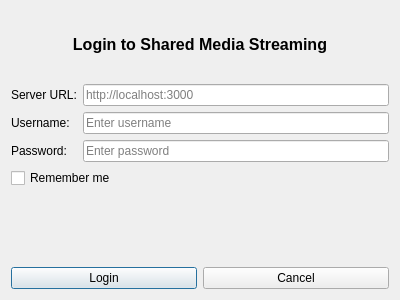
<?xml version="1.0" encoding="UTF-8"?>
<ui version="4.0">
 <class>AuthDialog</class>
 <widget class="QDialog" name="AuthDialog">
  <property name="geometry">
   <rect>
    <x>0</x>
    <y>0</y>
    <width>400</width>
    <height>300</height>
   </rect>
  </property>
  <property name="windowTitle">
   <string>Login - Upload Client</string>
  </property>
  <property name="modal">
   <bool>true</bool>
  </property>
  <layout class="QVBoxLayout" name="verticalLayout">
   <item>
    <widget class="QLabel" name="titleLabel">
     <property name="text">
      <string>Login to Shared Media Streaming</string>
     </property>
     <property name="styleSheet">
      <string>font-size: 16px; font-weight: bold; margin: 10px;</string>
     </property>
     <property name="alignment">
      <set>Qt::AlignCenter</set>
     </property>
    </widget>
   </item>
   <item>
    <layout class="QFormLayout" name="formLayout">
     <item row="0" column="0">
      <widget class="QLabel" name="serverUrlLabel">
       <property name="text">
        <string>Server URL:</string>
       </property>
      </widget>
     </item>
     <item row="0" column="1">
      <widget class="QLineEdit" name="serverUrlEdit">
       <property name="placeholderText">
        <string>http://localhost:3000</string>
       </property>
      </widget>
     </item>
     <item row="1" column="0">
      <widget class="QLabel" name="usernameLabel">
       <property name="text">
        <string>Username:</string>
       </property>
      </widget>
     </item>
     <item row="1" column="1">
      <widget class="QLineEdit" name="usernameEdit">
       <property name="placeholderText">
        <string>Enter username</string>
       </property>
      </widget>
     </item>
     <item row="2" column="0">
      <widget class="QLabel" name="passwordLabel">
       <property name="text">
        <string>Password:</string>
       </property>
      </widget>
     </item>
     <item row="2" column="1">
      <widget class="QLineEdit" name="passwordEdit">
       <property name="echoMode">
        <enum>QLineEdit::Password</enum>
       </property>
       <property name="placeholderText">
        <string>Enter password</string>
       </property>
      </widget>
     </item>
    </layout>
   </item>
   <item>
    <widget class="QCheckBox" name="rememberMeCheck">
     <property name="text">
      <string>Remember me</string>
     </property>
    </widget>
   </item>
   <item>
    <widget class="QLabel" name="statusLabel">
     <property name="styleSheet">
      <string>color: red; margin: 5px;</string>
     </property>
    </widget>
   </item>
   <item>
    <layout class="QHBoxLayout" name="buttonLayout">
     <item>
      <widget class="QPushButton" name="loginBtn">
       <property name="text">
        <string>Login</string>
       </property>
       <property name="default">
        <bool>true</bool>
       </property>
      </widget>
     </item>
     <item>
      <widget class="QPushButton" name="cancelBtn">
       <property name="text">
        <string>Cancel</string>
       </property>
      </widget>
     </item>
    </layout>
   </item>
  </layout>
 </widget>
 <resources/>
 <connections/>
</ui>
